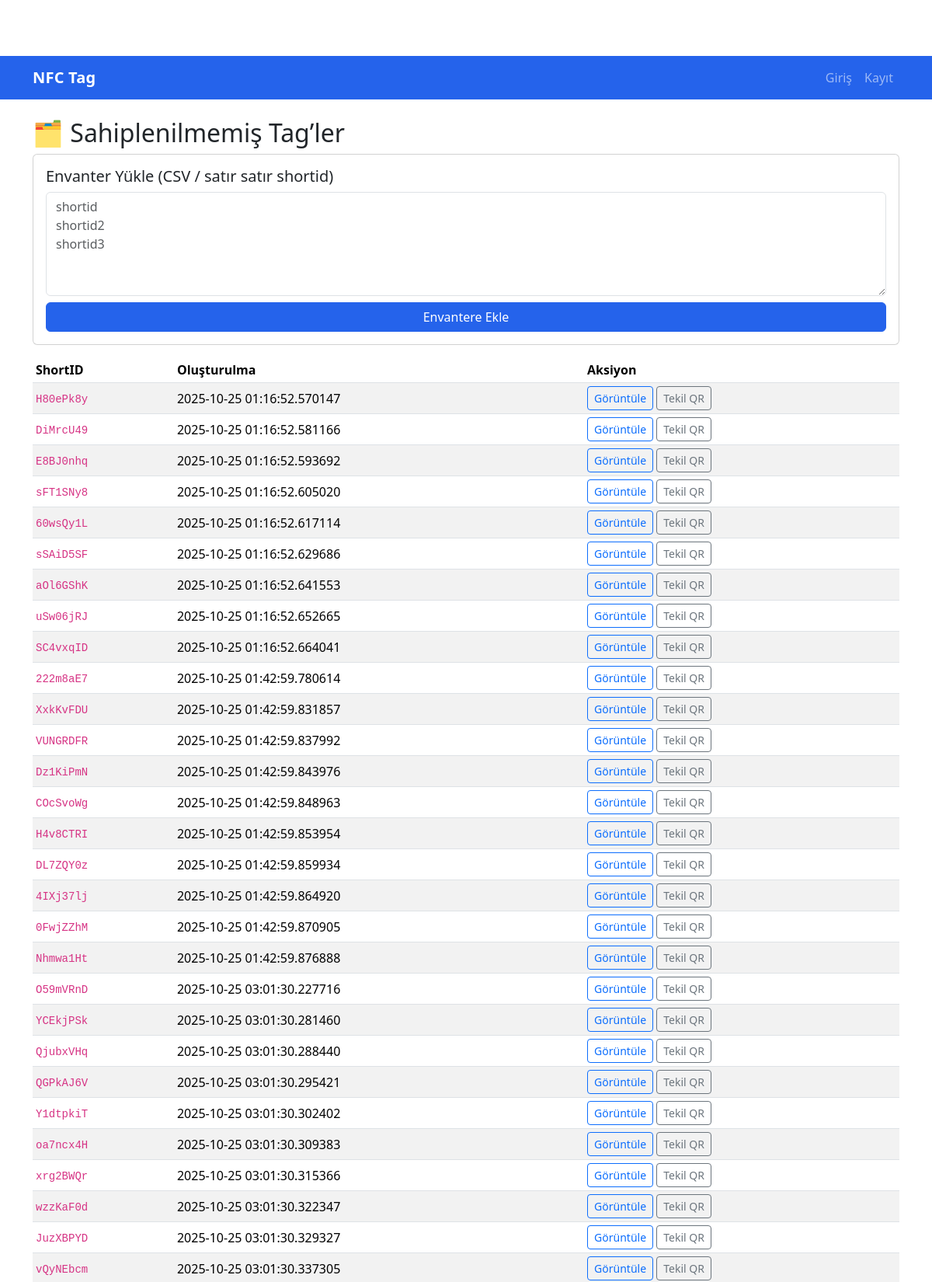
Page /admin/unassigned (signed in, upper part) on the committed database.
### db.py (models this page shows)
class Tag(SQLModel, table=True):
    id: Optional[int] = Field(default=None, primary_key=True)
    shortid: str = Field(index=True, unique=True)
    owner_user_id: Optional[int] = Field(default=None, foreign_key="user.id")
    status: str = Field(default="active")
    created_at: datetime = Field(default_factory=datetime.utcnow)

### main.py (the view)
@app.get("/admin/unassigned", response_class=HTMLResponse)
def admin_unassigned(request: Request):
    resp = require_admin(request)
    if resp:
        return resp
    with get_session() as s:
        empty_tags = s.exec(select(Tag).where(Tag.owner_user_id.is_(None))).all()
    return templates.TemplateResponse(
        "admin_unassigned.html",
        {"request": request, "tags": empty_tags}
    )

### templates/admin_unassigned.html (shortened to what this page needs)
{% extends "base.html" %}
{% block content %}
<h2>🗂️ Sahiplenilmemiş Tag’ler</h2>
<div class="card mb-3">
  <div class="card-body">
    <h5 class="card-title">Envanter Yükle (CSV / satır satır shortid)</h5>
    <form method="post" action="/admin/inventory_import" class="d-grid gap-2">
      <textarea name="csv_text" rows="5" class="form-control" placeholder="shortid
shortid2
shortid3"></textarea>
      <button class="btn btn-primary">Envantere Ekle</button>
    </form>
  </div>
</div>
{% if tags %}
  <div class="table-responsive">
    <table class="table table-sm table-striped align-middle">
      <thead>
        <tr>
          <th>ShortID</th>
          <th>Oluşturulma</th>
          <th>Aksiyon</th>
        </tr>
      </thead>
      <tbody>
      {% for t in tags %}
        <tr>
          <td><code>{{ t.shortid }}</code></td>
          <td>{{ t.created_at }}</td>
          <td>
            <a class="btn btn-sm btn-outline-primary" href="/t/{{ t.shortid }}" target="_blank" rel="noopener">Görüntüle</a>
            <a class="btn btn-sm btn-outline-secondary" href="/qr/{{ t.shortid }}" target="_blank" rel="noopener">Tekil QR</a>
          </td>
        </tr>
      {% endfor %}
      </tbody>
    </table>
  </div>
{% else %}
  <div class="alert alert-info">Boşta tag yok.</div>
{% endif %}
{% endblock %}

### templates/base.html (shortened to what this page needs)
<!doctype html>
<html lang="tr">
  <head>
    <link href="https://cdn.jsdelivr.net/npm/bootstrap@5.3.2/dist/css/bootstrap.min.css" rel="stylesheet">
	<link href="https://cdn.jsdelivr.net/npm/bootstrap-icons@1.11.3/font/bootstrap-icons.css" rel="stylesheet">
  </head>
  <body>
    <nav class="navbar navbar-expand-lg navbar-dark" style="background:var(--brand-color)">
      <div class="container">
        <a class="navbar-brand" href="/">NFC Tag</a>
        <div class="collapse navbar-collapse" id="navMain">
          <ul class="navbar-nav ms-auto align-items-lg-center">
            {% if user_id %}
              <li class="nav-item"><a class="nav-link" href="/dashboard">Panel</a></li>
              <li class="nav-item">
                <form action="/logout" method="post" class="d-inline">
                  <button class="btn btn-sm btn-light ms-lg-2">Çıkış</button>
                </form>
              </li>
            {% else %}
              <li class="nav-item"><a class="nav-link" href="/login">Giriş</a></li>
              <li class="nav-item"><a class="nav-link" href="/register">Kayıt</a></li>
            {% endif %}
          </ul>
        </div>
      </div>
    </nav>
    <main class="container my-4">
      {% block content %}{% endblock %}
    </main>
  </body>
</html>

### templates/base.html (style rules this page uses)
:root { --brand-color:#2563eb; --brand-dark:#1e40af; }
.navbar-brand { font-weight:700; letter-spacing:.2px; }
.btn-primary { background: var(--brand-color); border-color: var(--brand-color); }
body { padding-top: 4.5rem; }

### rows in the picture
Tag: shortid "H80ePk8y", created_at "2025-10-25 01:16:52.570147"
Tag: shortid "DiMrcU49", created_at "2025-10-25 01:16:52.581166"
Tag: shortid "E8BJ0nhq", created_at "2025-10-25 01:16:52.593692"
Tag: shortid "sFT1SNy8", created_at "2025-10-25 01:16:52.605020"
Tag: shortid "60wsQy1L", created_at "2025-10-25 01:16:52.617114"
Tag: shortid "sSAiD5SF", created_at "2025-10-25 01:16:52.629686"
Tag: shortid "aOl6GShK", created_at "2025-10-25 01:16:52.641553"
Tag: shortid "uSw06jRJ", created_at "2025-10-25 01:16:52.652665"
Tag: shortid "SC4vxqID", created_at "2025-10-25 01:16:52.664041"
Tag: shortid "222m8aE7", created_at "2025-10-25 01:42:59.780614"
Tag: shortid "XxkKvFDU", created_at "2025-10-25 01:42:59.831857"
Tag: shortid "VUNGRDFR", created_at "2025-10-25 01:42:59.837992"
Tag: shortid "Dz1KiPmN", created_at "2025-10-25 01:42:59.843976"
Tag: shortid "COcSvoWg", created_at "2025-10-25 01:42:59.848963"
Tag: shortid "H4v8CTRI", created_at "2025-10-25 01:42:59.853954"
Tag: shortid "DL7ZQY0z", created_at "2025-10-25 01:42:59.859934"
Tag: shortid "4IXj37lj", created_at "2025-10-25 01:42:59.864920"
Tag: shortid "0FwjZZhM", created_at "2025-10-25 01:42:59.870905"
Tag: shortid "Nhmwa1Ht", created_at "2025-10-25 01:42:59.876888"
Tag: shortid "O59mVRnD", created_at "2025-10-25 03:01:30.227716"
Tag: shortid "YCEkjPSk", created_at "2025-10-25 03:01:30.281460"
Tag: shortid "QjubxVHq", created_at "2025-10-25 03:01:30.288440"
Tag: shortid "QGPkAJ6V", created_at "2025-10-25 03:01:30.295421"
Tag: shortid "Y1dtpkiT", created_at "2025-10-25 03:01:30.302402"
Tag: shortid "oa7ncx4H", created_at "2025-10-25 03:01:30.309383"
Tag: shortid "xrg2BWQr", created_at "2025-10-25 03:01:30.315366"
Tag: shortid "wzzKaF0d", created_at "2025-10-25 03:01:30.322347"
Tag: shortid "JuzXBPYD", created_at "2025-10-25 03:01:30.329327"
Tag: shortid "vQyNEbcm", created_at "2025-10-25 03:01:30.337305"
